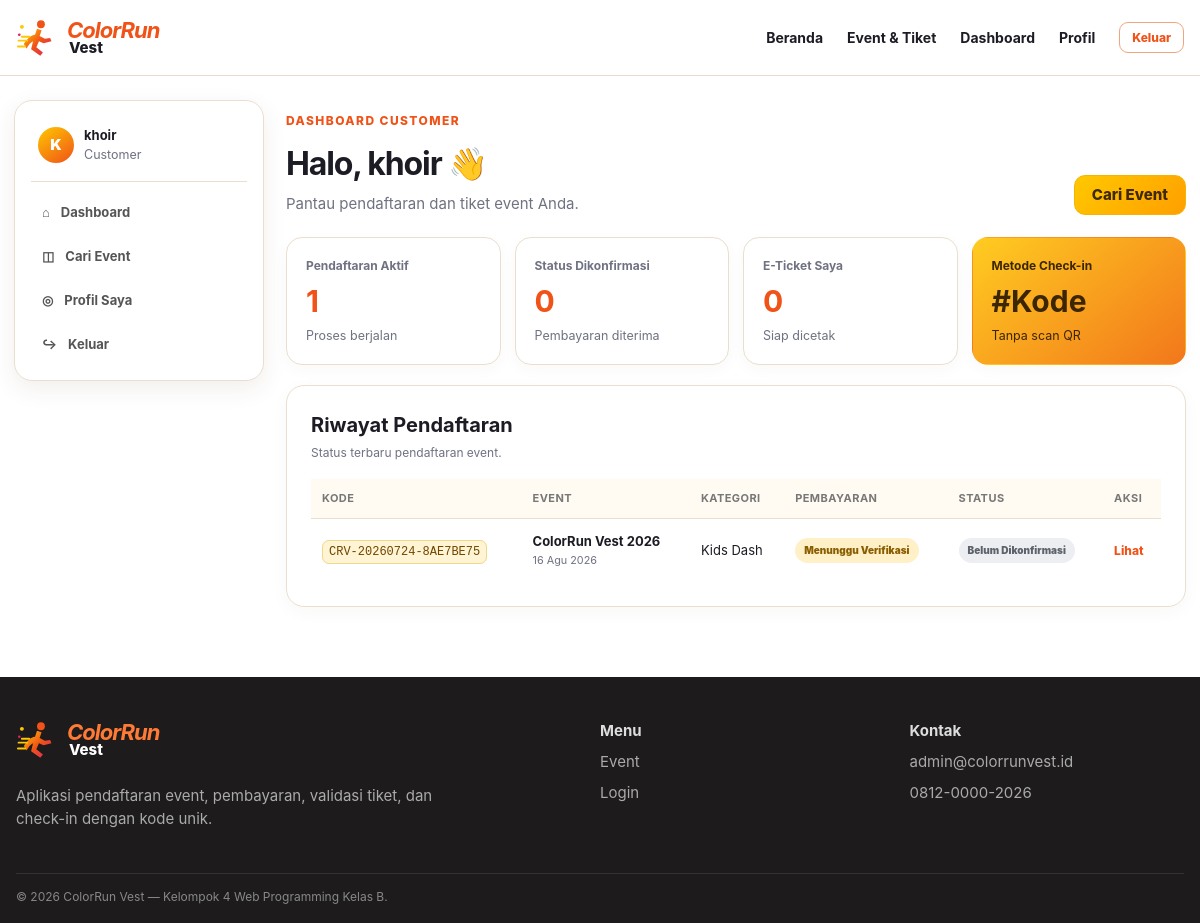
/dashboard/ (signed in), run on the app's committed database.
### customer/models.py (models this page shows, shortened)
class Customer(models.Model):
    class JenisKelamin(models.TextChoices):
        LAKI_LAKI = "L", "Laki-laki"
        PEREMPUAN = "P", "Perempuan"
    user = models.OneToOneField(
        settings.AUTH_USER_MODEL, on_delete=models.CASCADE, related_name="customer_profile"
    )
    nama_lengkap = models.CharField(max_length=150)
    nomor_hp = models.CharField(max_length=20)
    tanggal_lahir = models.DateField(blank=True, null=True)
    jenis_kelamin = models.CharField(max_length=1, choices=JenisKelamin.choices, blank=True)
    alamat = models.TextField(blank=True)
    foto = models.ImageField(upload_to="profil/customer/", blank=True, null=True)
    aktif = models.BooleanField(default=True)
    dibuat_pada = models.DateTimeField(auto_now_add=True)
    diperbarui_pada = models.DateTimeField(auto_now=True)
    class Meta:
        verbose_name = "Customer"
        verbose_name_plural = "Customer"
        ordering = ["nama_lengkap"]

class Pendaftaran(models.Model):
    class UkuranKaos(models.TextChoices):
        S = "S", "S"
        M = "M", "M"
        L = "L", "L"
        XL = "XL", "XL"
        XXL = "XXL", "XXL"
    class JenisKelamin(models.TextChoices):
        LAKI_LAKI = "L", "Laki-laki"
        PEREMPUAN = "P", "Perempuan"
    class StatusPendaftaran(models.TextChoices):
        BELUM_DIKONFIRMASI = "belum_dikonfirmasi", "Belum Dikonfirmasi"
        DIKONFIRMASI = "dikonfirmasi", "Dikonfirmasi"
        CHECK_IN = "check_in", "Sudah Check-in"
        SELESAI = "selesai", "Selesai"
        DIBATALKAN = "dibatalkan", "Dibatalkan"
    kode_pendaftaran = models.CharField(max_length=30, unique=True, editable=False)
    kode_check_in = models.CharField(max_length=12, unique=True, editable=False)
    customer = models.ForeignKey(Customer, on_delete=models.PROTECT, related_name="pendaftaran")
    event = models.ForeignKey("administrator.Event", on_delete=models.PROTECT, related_name="pendaftaran")
    kategori_tiket = models.ForeignKey(
        "administrator.KategoriTiket", on_delete=models.PROTECT, related_name="pendaftaran"
    )
    nama_lengkap = models.CharField(max_length=150)
    email = models.EmailField()
    nomor_hp = models.CharField(max_length=20)
    tanggal_lahir = models.DateField()
    jenis_kelamin = models.CharField(max_length=1, choices=JenisKelamin.choices)
    ukuran_kaos = models.CharField(max_length=3, choices=UkuranKaos.choices)
    nama_kontak_darurat = models.CharField(max_length=150)
    nomor_kontak_darurat = models.CharField(max_length=20)
    riwayat_penyakit = models.TextField(blank=True, help_text="Opsional. Kosongkan jika tidak ada.")
    harga_tiket = models.DecimalField(max_digits=12, decimal_places=2, validators=[MinValueValidator(0)])
    status_pendaftaran = models.CharField(
        max_length=30, choices=StatusPendaftaran.choices, default=StatusPendaftaran.BELUM_DIKONFIRMASI
    )
    waktu_pendaftaran = models.DateTimeField(auto_now_add=True)
    diperbarui_pada = models.DateTimeField(auto_now=True)
    catatan = models.TextField(blank=True)
    class Meta:
        verbose_name = "Pendaftaran"
        verbose_name_plural = "Pendaftaran"
        ordering = ["-waktu_pendaftaran"]
        indexes = [
            models.Index(fields=["kode_pendaftaran"]),
            models.Index(fields=["kode_check_in"]),
            models.Index(fields=["status_pendaftaran"]),
            models.Index(fields=["event"]),
        ]
        constraints = [
            models.UniqueConstraint(fields=["customer", "event"], name="satu_customer_satu_event")
        ]

class Pembayaran(models.Model):
    class MetodePembayaran(models.TextChoices):
        TRANSFER_BANK = "transfer_bank", "Transfer Bank"
        QRIS = "qris", "QRIS"
        TUNAI = "tunai", "Tunai"
    class StatusPembayaran(models.TextChoices):
        MENUNGGU_PEMBAYARAN = "menunggu_pembayaran", "Menunggu Pembayaran"
        MENUNGGU_VERIFIKASI = "menunggu_verifikasi", "Menunggu Verifikasi"
        DITOLAK = "ditolak", "Pembayaran Ditolak"
        DITERIMA = "diterima", "Pembayaran Diterima"
    pendaftaran = models.OneToOneField(Pendaftaran, on_delete=models.CASCADE, related_name="pembayaran")
    kode_pembayaran = models.CharField(max_length=30, unique=True, editable=False)
    metode_pembayaran = models.CharField(
        max_length=30, choices=MetodePembayaran.choices, default=MetodePembayaran.TRANSFER_BANK
    )
    jumlah_pembayaran = models.DecimalField(max_digits=12, decimal_places=2, validators=[MinValueValidator(0)])
    bukti_pembayaran = models.ImageField(
        upload_to="pembayaran/%Y/%m/", blank=True, null=True,
        validators=[FileExtensionValidator(allowed_extensions=["jpg", "jpeg", "png", "webp"])],
    )
    nama_pengirim = models.CharField(max_length=150, blank=True)
    bank_pengirim = models.CharField(max_length=100, blank=True)
    status_pembayaran = models.CharField(
        max_length=30, choices=StatusPembayaran.choices,
        default=StatusPembayaran.MENUNGGU_PEMBAYARAN,
    )
    tanggal_upload = models.DateTimeField(blank=True, null=True)
    diverifikasi_oleh = models.ForeignKey(
        "petugas.Petugas", on_delete=models.SET_NULL, null=True, blank=True,
        related_name="pembayaran_diverifikasi",
    )
    tanggal_verifikasi = models.DateTimeField(blank=True, null=True)
    alasan_penolakan = models.TextField(blank=True)
    catatan_petugas = models.TextField(blank=True)
    dibuat_pada = models.DateTimeField(auto_now_add=True)
    diperbarui_pada = models.DateTimeField(auto_now=True)
    class Meta:
        verbose_name = "Pembayaran"
        verbose_name_plural = "Pembayaran"
        ordering = ["-dibuat_pada"]
        indexes = [models.Index(fields=["status_pembayaran"]), models.Index(fields=["kode_pembayaran"])]

### administrator/models.py (models this page shows, shortened)
class Event(models.Model):
    class StatusEvent(models.TextChoices):
        DRAFT = "draft", "Draft"
        DIPUBLIKASIKAN = "dipublikasikan", "Dipublikasikan"
        BERLANGSUNG = "berlangsung", "Berlangsung"
        SELESAI = "selesai", "Selesai"
        DIBATALKAN = "dibatalkan", "Dibatalkan"
    nama_event = models.CharField(max_length=200)
    slug = models.SlugField(max_length=220, unique=True)
    poster_event = models.ImageField(
        upload_to="event/poster/", blank=True, null=True,
        validators=[FileExtensionValidator(allowed_extensions=["jpg", "jpeg", "png", "webp"])],
    )
    banner_event = models.ImageField(
        upload_to="event/banner/", blank=True, null=True,
        validators=[FileExtensionValidator(allowed_extensions=["jpg", "jpeg", "png", "webp"])],
    )
    deskripsi = models.TextField()
    tanggal_mulai = models.DateField()
    tanggal_selesai = models.DateField(blank=True, null=True)
    jam_mulai = models.TimeField()
    jam_selesai = models.TimeField(blank=True, null=True)
    lokasi = models.CharField(max_length=255)
    google_maps = models.URLField(blank=True)
    dress_code = models.CharField(max_length=200, blank=True)
    rute_color_run = models.TextField(blank=True)
    fasilitas = models.TextField(blank=True, help_text="Tuliskan satu fasilitas pada setiap baris.")
    hadiah_doorprize = models.TextField(blank=True)
    contact_person = models.CharField(max_length=100)
    nomor_contact_person = models.CharField(max_length=20)
    faq = models.TextField(blank=True, help_text="Tuliskan pertanyaan dan jawaban yang sering diajukan.")
    status = models.CharField(max_length=20, choices=StatusEvent.choices, default=StatusEvent.DRAFT)
    dibuat_oleh = models.ForeignKey(
        settings.AUTH_USER_MODEL, on_delete=models.SET_NULL, null=True, blank=True,
        related_name="event_dibuat",
    )
    dibuat_pada = models.DateTimeField(auto_now_add=True)
    diperbarui_pada = models.DateTimeField(auto_now=True)
    class Meta:
        verbose_name = "Event"
        verbose_name_plural = "Event"
        ordering = ["-tanggal_mulai", "-jam_mulai"]

class KategoriTiket(models.Model):
    event = models.ForeignKey(Event, on_delete=models.CASCADE, related_name="kategori_tiket")
    nama_kategori = models.CharField(max_length=100)
    deskripsi = models.TextField(blank=True)
    harga = models.DecimalField(max_digits=12, decimal_places=2, validators=[MinValueValidator(0)])
    kuota = models.PositiveIntegerField(validators=[MinValueValidator(1)])
    tanggal_penjualan_mulai = models.DateTimeField(default=timezone.now)
    tanggal_penjualan_selesai = models.DateTimeField(blank=True, null=True)
    aktif = models.BooleanField(default=True)
    dibuat_pada = models.DateTimeField(auto_now_add=True)
    diperbarui_pada = models.DateTimeField(auto_now=True)
    class Meta:
        verbose_name = "Kategori Tiket"
        verbose_name_plural = "Kategori Tiket"
        ordering = ["event", "harga"]
        constraints = [
            models.UniqueConstraint(fields=["event", "nama_kategori"], name="kategori_tiket_unik_per_event")
        ]

class PengaturanSistem(models.Model):
    nama_aplikasi = models.CharField(max_length=150, default="ColorRun Vest")
    nama_penyelenggara = models.CharField(max_length=150, blank=True)
    logo_event = models.ImageField(upload_to="pengaturan/logo/", blank=True, null=True)
    banner = models.ImageField(upload_to="pengaturan/banner/", blank=True, null=True)
    nama_bank = models.CharField(max_length=100, blank=True)
    nomor_rekening = models.CharField(max_length=50, blank=True)
    atas_nama_rekening = models.CharField(max_length=150, blank=True)
    qris = models.ImageField(upload_to="pengaturan/qris/", blank=True, null=True)
    email_admin = models.EmailField(blank=True)
    nomor_whatsapp = models.CharField(max_length=20, blank=True)
    instagram = models.URLField(blank=True)
    tiktok = models.URLField(blank=True)
    facebook = models.URLField(blank=True)
    alamat = models.TextField(blank=True)
    diperbarui_oleh = models.ForeignKey(
        settings.AUTH_USER_MODEL, on_delete=models.SET_NULL, null=True, blank=True,
        related_name="pengaturan_diperbarui",
    )
    diperbarui_pada = models.DateTimeField(auto_now=True)
    class Meta:
        verbose_name = "Pengaturan Sistem"
        verbose_name_plural = "Pengaturan Sistem"

### customer/views.py (the view)
# urls.py: path("dashboard/", views.customer_dashboard, name="customer_dashboard"),
@role_required("customer")
def customer_dashboard(request):
    customer = request.user.customer_profile
    registrations = customer.pendaftaran.select_related("event", "kategori_tiket", "pembayaran").all()
    active_count = registrations.filter(status_pendaftaran__in=["belum_dikonfirmasi", "dikonfirmasi", "check_in"]).count()
    confirmed_count = registrations.filter(status_pendaftaran__in=["dikonfirmasi", "check_in", "selesai"]).count()
    return render(request, "customer/dashboard.html", {
        "customer": customer,
        "registrations": registrations[:8],
        "active_count": active_count,
        "confirmed_count": confirmed_count,
        "ticket_count": registrations.filter(pembayaran__status_pembayaran="diterima").count(),
    })

### templates/customer/dashboard.html
{% extends 'base.html' %}{% load colorrun_tags %}{% block title %}Dashboard Customer{% endblock %}{% block content %}<div class="dashboard-shell container-wide">{% include 'partials/sidebar_customer.html' %}<section class="dashboard-content"><div class="dashboard-heading"><div><span class="eyebrow">Dashboard Customer</span><h1>Halo, {{ customer.nama_lengkap }} 👋</h1><p>Pantau pendaftaran dan tiket event Anda.</p></div><a class="btn btn-primary" href="{% url 'event_list' %}">Cari Event</a></div><div class="stat-grid four"><div class="stat-card"><span>Pendaftaran Aktif</span><strong>{{ active_count }}</strong><small>Proses berjalan</small></div><div class="stat-card"><span>Status Dikonfirmasi</span><strong>{{ confirmed_count }}</strong><small>Pembayaran diterima</small></div><div class="stat-card"><span>E-Ticket Saya</span><strong>{{ ticket_count }}</strong><small>Siap dicetak</small></div><div class="stat-card accent"><span>Metode Check-in</span><strong>#Kode</strong><small>Tanpa scan QR</small></div></div><div class="panel"><div class="panel-heading"><div><h2>Riwayat Pendaftaran</h2><p>Status terbaru pendaftaran event.</p></div></div><div class="table-wrap"><table><thead><tr><th>Kode</th><th>Event</th><th>Kategori</th><th>Pembayaran</th><th>Status</th><th>Aksi</th></tr></thead><tbody>{% for item in registrations %}<tr><td><code>{{ item.kode_pendaftaran }}</code></td><td><strong>{{ item.event.nama_event }}</strong><small>{{ item.event.tanggal_mulai|date:'d M Y' }}</small></td><td>{{ item.kategori_tiket.nama_kategori }}</td><td><span class="badge badge-{{ item.pembayaran.status_pembayaran|status_class }}">{{ item.pembayaran.get_status_pembayaran_display }}</span></td><td><span class="badge badge-{{ item.status_pendaftaran|status_class }}">{{ item.get_status_pendaftaran_display }}</span></td><td><a class="table-link" href="{% url 'detail_pendaftaran' item.pk %}">Lihat</a></td></tr>{% empty %}<tr><td colspan="6"><div class="empty-state small"><strong>Belum ada pendaftaran.</strong><p>Pilih event untuk mulai mendaftar.</p></div></td></tr>{% endfor %}</tbody></table></div></div></section></div>{% endblock %}

### templates/base.html (shortened to what this page needs)
{% load static colorrun_tags %}
<!DOCTYPE html>
<html lang="id">
<head>
    <link rel="stylesheet" href="{% static 'css/app.css' %}">
</head>
<body class="{% block body_class %}{% endblock %}">
<header class="topbar">
    <div class="container topbar-inner">
        <a class="brand" href="{% url 'home' %}" aria-label="ColorRun Vest">
            <img src="{% static 'img/logo-mark.svg' %}" alt="" width="42" height="42">
            <span><strong>ColorRun</strong><small>Vest</small></span>
        </a>
        <nav class="topnav" data-nav>
            <a href="{% url 'home' %}">Beranda</a>
            <a href="{% url 'event_list' %}">Event & Tiket</a>
            {% if current_role == 'customer' %}
                <a href="{% url 'customer_dashboard' %}">Dashboard</a>
                <a href="{% url 'profile' %}">Profil</a>
                <a class="btn btn-sm btn-outline" href="{% url 'logout' %}">Keluar</a>
            {% elif current_role == 'petugas' %}
                <a href="{% url 'petugas_dashboard' %}">Dashboard Petugas</a>
                <a class="btn btn-sm btn-outline" href="{% url 'logout' %}">Keluar</a>
            {% elif current_role == 'administrator' %}
                <a href="{% url 'administrator_dashboard' %}">Dashboard Admin</a>
                <a class="btn btn-sm btn-outline" href="{% url 'logout' %}">Keluar</a>
            {% else %}
                <a href="{% url 'login' %}">Masuk</a>
                <a class="btn btn-sm btn-primary" href="{% url 'register' %}">Daftar</a>
            {% endif %}
        </nav>
    </div>
</header>
<main>{% block content %}{% endblock %}</main>
<footer class="footer">
    <div class="container footer-grid">
        <div>
            <div class="brand footer-brand"><img src="{% static 'img/logo-mark.svg' %}" alt=""><span><strong>ColorRun</strong><small>Vest</small></span></div>
            <p>Aplikasi pendaftaran event, pembayaran, validasi tiket, dan check-in dengan kode unik.</p>
        </div>
        <div><strong>Menu</strong><a href="{% url 'event_list' %}">Event</a><a href="{% url 'login' %}">Login</a></div>
        <div><strong>Kontak</strong><span>{{ pengaturan_sistem.email_admin|default:'admin@colorrunvest.id' }}</span><span>{{ pengaturan_sistem.nomor_whatsapp|default:'0812-0000-2026' }}</span></div>
    </div>
    <div class="container footer-bottom">© 2026 ColorRun Vest — Kelompok 4 Web Programming Kelas B.</div>
</footer>
</body>
</html>

### templates/partials/sidebar_customer.html
<aside class="sidebar">
    <div class="sidebar-user"><span class="avatar">{{ request.user.customer_profile.nama_lengkap|slice:':1'|upper }}</span><div><strong>{{ request.user.customer_profile.nama_lengkap }}</strong><small>Customer</small></div></div>
    <nav>
        <a href="{% url 'customer_dashboard' %}">⌂ <span>Dashboard</span></a>
        <a href="{% url 'event_list' %}">◫ <span>Cari Event</span></a>
        <a href="{% url 'profile' %}">◎ <span>Profil Saya</span></a>
        <a href="{% url 'logout' %}">↪ <span>Keluar</span></a>
    </nav>
</aside>

### data on the page
Customer: nama_lengkap "khoir"
Pendaftaran: kode_pendaftaran "CRV-20260724-8AE7BE75", event.nama_event "ColorRun Vest 2026", event.tanggal_mulai "16 Agu 2026", kategori_tiket.nama_kategori "Kids Dash", pembayaran.status_pembayaran "Menunggu Verifikasi", status_pendaftaran "Belum Dikonfirmasi"
PengaturanSistem: email_admin "admin@colorrunvest.id", nomor_whatsapp "0812-0000-2026"

### other printed values
{{ request.user.customer_profile.nama_lengkap|slice:':1'|upper }} "K"
{{ request.user.customer_profile.nama_lengkap }} "khoir"
{{ active_count }} "1"
{{ confirmed_count }} "0"
{{ ticket_count }} "0"
